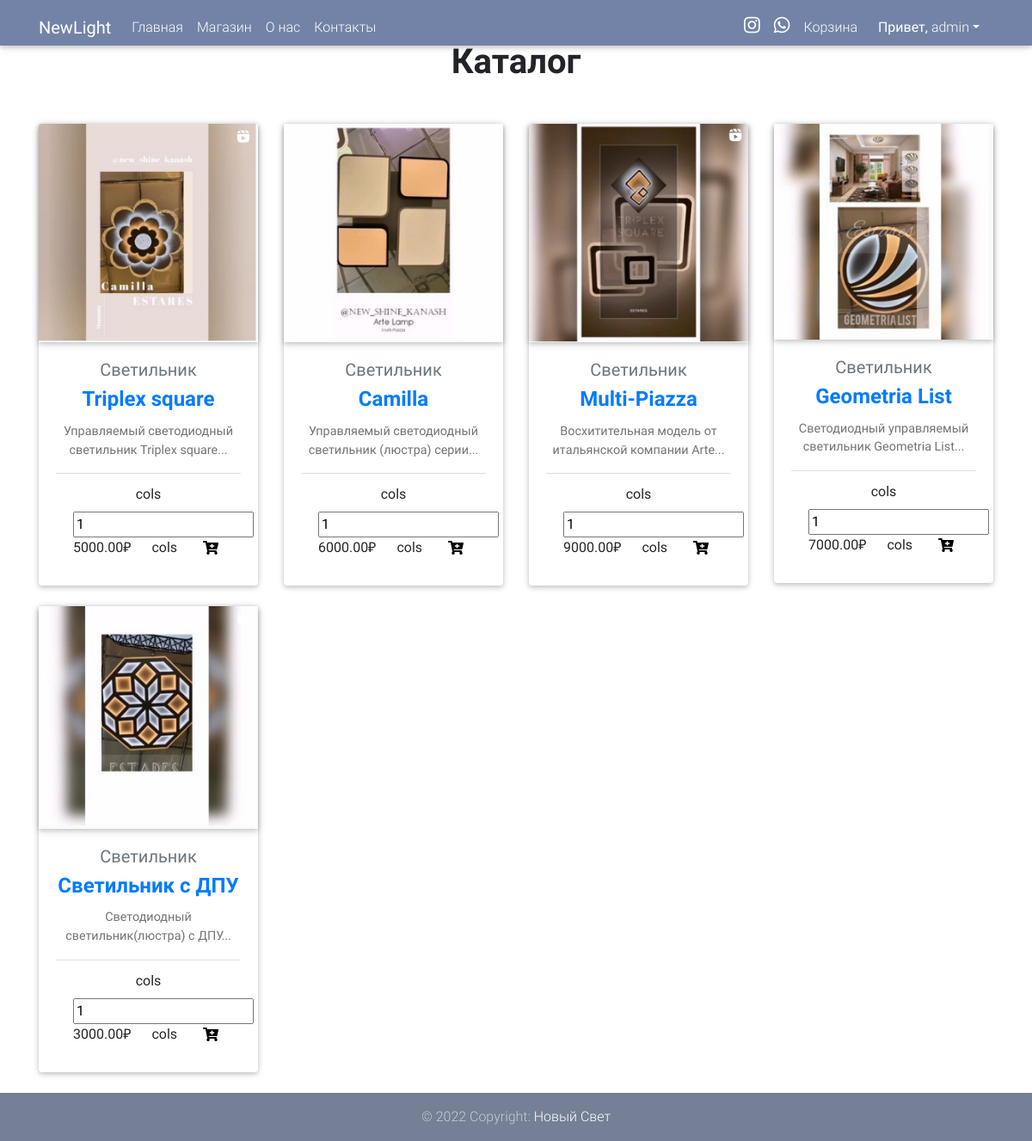
/shop/ (signed in), run on the app's committed database.
### shop/models.py (models this page shows, shortened)
class Product(models.Model):
    name = models.CharField(max_length=255, verbose_name='Название люстры')
    description = models.TextField(max_length=1000, verbose_name='Описание')
    features = models.TextField(max_length=1000, verbose_name='Характеристики')
    type = models.CharField(max_length=255, verbose_name='Тип')
    code = models.AutoField(auto_created=True, primary_key=True, verbose_name='ID')
    price = models.DecimalField(max_digits=20, decimal_places=2)
    unit = models.CharField(max_length=255, blank=True, null=True)
    image = models.ImageField("Фотографии", upload_to='shop/')
    note = models.TextField(blank=True, null=True, verbose_name='Заметки')
    class Meta:
        ordering = ['pk']

### shop/views.py (the view)
# urls.py: path('', views.ProductsListView.as_view(), name='shop'),
class ProductsListView(ListView):
    model = Product
    template_name = 'shop/shop.html'

### templates/shop/shop.html (shortened to what this page needs)
{% extends 'base.html' %}
{% load static %}
{% block container %}
    <h1 class="font-weight-bold text-center h1 my-5">Каталог</h1>
    <div class="container">
        <div class="row">
            {% for object in object_list %}
                <div class="col-lg-3 col-md-6 mb-4">
                    <div class="card card-ecommerce">
                        <form method="post" action="{% url 'add_item_to_cart' object.pk %}">
                            <div class="view overlay z-depth-1">
                                <img src="/shop{{ object.image.url }}"
                                     class="card-img-top"
                                     alt="">
                            </div>
                            <div class="card-body text-center no-padding">
                                <a href="" class="text-muted">
                                    <h5>{{ object.type }}</h5>
                                </a>
                                <h4 class="card-title">
                                    <strong>
                                        <a href="">{{ object.name }}</a>
                                    </strong>
                                </h4>
                                <p class="card-text">{{ object.description|slice:':50' }}...</p>
                                <div class="card-footer">
                                                                    <label for="id_quantity" >cols</label>
                                                                    <input type="number" name="quantity" value="1" min="1" required id="id_quantity">cols</input>
                                    <span class="float-left">{{ object.price }}₽
                                  </span>
                                    <span class="float-right">
                                    <button class="border-0 bg-transparent" type="submit" data-toggle="tooltip" data-placement="top" title="Add to Wishlist">
                                      <i class="fas fa-cart-plus"></i>
                                    </button>
                                  </span>
                                </div>
                            </div>
                        </form>
                    </div>
                </div>
            {% endfor %}
        </div>
    </div>
{% endblock container %}

### templates/base.html (shortened to what this page needs)
{% load  static %}
<!DOCTYPE html>
<html lang="en">
<head>
    <link rel="stylesheet" href="https://use.fontawesome.com/releases/v5.8.2/css/all.css">
    <link href="{% static '/css/bootstrap.min.css' %}" rel="stylesheet">
    <link href="{% static '/css/mdb.min.css' %}" rel="stylesheet">
    <link href="{% static '/css/style.css' %}" rel="stylesheet">
    <link rel="stylesheet" href="https://cdnjs.cloudflare.com/ajax/libs/baguettebox.js/1.8.1/baguetteBox.min.css">
</head>
<body>
<nav class="navbar navbar-expand-lg navbar-dark fixed-top scrolling-navbar">
    <div class="container">
        <a class="navbar-brand" href="{% url 'index' %}">
            <strong>NewLight</strong>
        </a>
        <div class="collapse navbar-collapse" id="navbarSupportedContent-7">
            <ul class="navbar-nav mr-auto">
                <li class="nav-item">
                    <a class="nav-link" href="{% url 'index' %}">Главная
                    </a>
                </li>
                <li class="nav-item">
                    <a class="nav-link" href="{% url 'shop' %}">Магазин</a>
                </li>
                <li class="nav-item">
                    <a class="nav-link" href="{% url 'about-us' %}">О нас</a>
                </li>
                <li class="nav-item">
                    <a class="nav-link" href="{% url 'contact' %}">Контакты</a>
                </li>
            </ul>
            <form class="form-inline">
                <ul class="navbar-nav">
                    <li><a href="https://www.instagram.com/new_shine_kanash/" class="px-2 fa-lg li-ic"><i class="fab fa-instagram white-text"></i></a></li>
                    <li><a href="https://wa.me/79373832777" class="px-2 fa-lg li-ic"><i class="fab fa-whatsapp white-text"></i></a></li>
                </ul>
                <ul class="navbar-nav">
                    <li class="nav-item"><a class="nav-link  text-white" href="{% url 'cart_view' %}">Корзина</a></li>
                </ul>
            </form>
            {% if request.user.is_authenticated %}
                <div class="nav-item  dropdown">
                    <a class="nav-link text-white dropdown-toggle" data-toggle="dropdown" href="#"><b>Привет, </b> {{ request.user }}</a>
                </div>
            {% endif %}
        </div>
    </div>
</nav>
{% block container %}
{% endblock container %}
<footer class="align-items-end page-footer  mdb-color lighten-3 text-center text-md-left bot-footer">
    <div class="footer-copyright text-center py-3 wow fadeIn" data-wow-delay="0.3s">
        <div class="container-fluid">
            &copy; 2022 Copyright: <a href="https://mdbootstrap.com/docs/jquery/"> Новый Свет </a>
        </div>
    </div>
</footer>
</body>
</html>

### static/css/style.css (style rules this page uses)
html, body, header, .jarallax { height: 700px; }
.navbar:not(.top-nav-collapse) { background: #7283A7 !important; }
footer.page-footer { background-color: #383838; }
.navbar.scrolling-navbar { padding-bottom: 1px; }

### data on the page
Product: image (picture), type "Cветильник", name "Triplex square", description "Управляемый светодиодный светильник Triplex square", price "5000.00"
Product: image (picture), type "Cветильник", name "Camilla", description "Управляемый светодиодный светильник (люстра) серии", price "6000.00"
Product: image (picture), type "Cветильник", name "Multi-Piazza", description "Восхитительная модель от итальянской компании Arte", price "9000.00"
Product: image (picture), type "Cветильник", name "Geometria List", description "Светодиодный управляемый светильник Geometria List", price "7000.00"
Product: image (picture), type "Cветильник", name "Cветильник с ДПУ", description "Светодиодный светильник(люстра) с ДПУ", price "3000.00"

### other printed values
{{ request.user }} "admin"
